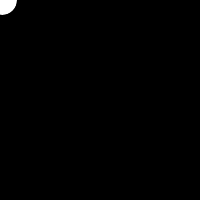
Frame 1 (no input)
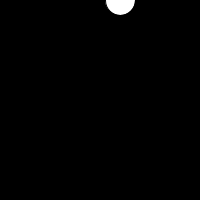
Frame 60 (the mouse pressed at the canvas centre just before this capture)
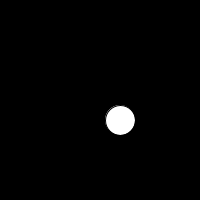
Frame 120 (the mouse held since frame 60 and released just before this capture)

The Processing sketch that drew these frames (run headless with seeded random() and noise(); from frame 60 on, the mouse is pressed at the canvas centre):

// Processing sketch: Aufgabe_3_4_d
// ── Aufgabe_3_4_d.pde
int x, y;

boolean vertical = false;
int speed = 2;

void setup() {
  size(200, 200);
}

void draw() {
  background(0);
  if (vertical) {
    y += speed;
  } else {
    x += speed;
  }
  if (x > width ) {
    x = 0;
  }

  if ( y > height) {
    y = 0;
  }
  ellipse(x, y, 30, 30);
}

void mousePressed() {
  vertical = !vertical;
}
